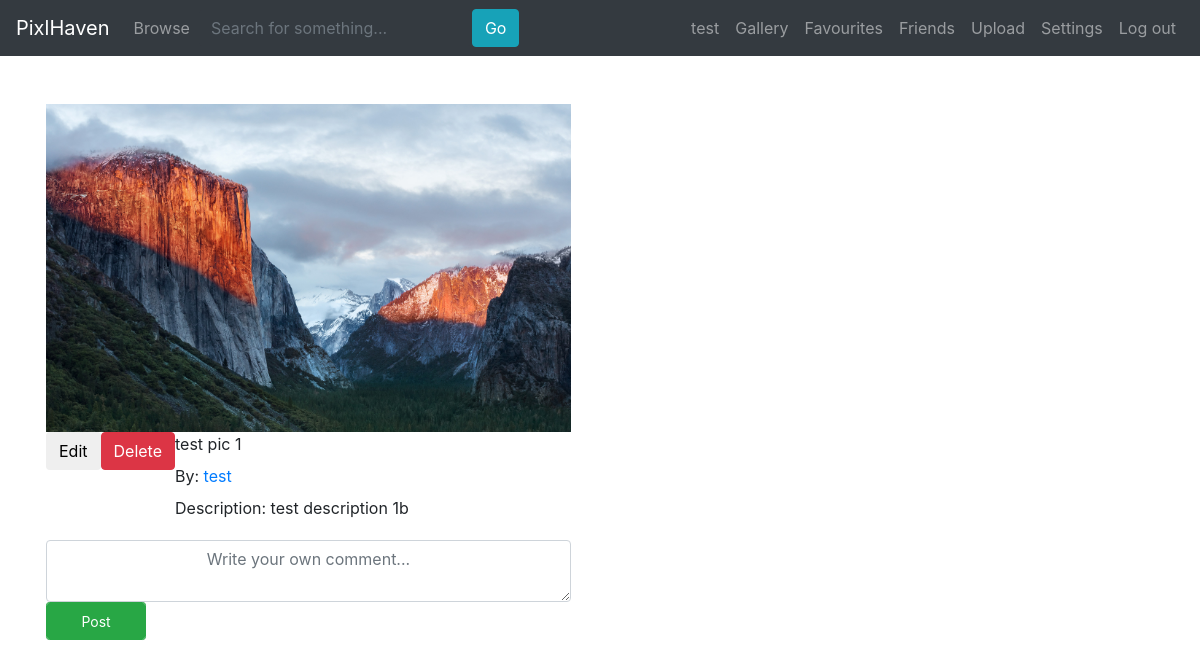
The page /user/test/20181124163747 (signed in) on the database its author committed.
### tables this page shows
CREATE TABLE users (
            username TEXT NOT NULL,
            password TEXT NOT NULL,
            email TEXT NOT NULL,
            date_joined TEXT NOT NULL,
            rank INTEGER DEFAULT 0,
            description TEXT,
            PRIMARY KEY (username)
        );

CREATE TABLE gallery (
            username TEXT NOT NULL,
            date_uploaded TEXT NOT NULL,
            title TEXT NOT NULL,
            description TEXT,
            PRIMARY KEY (username, date_uploaded),
            FOREIGN KEY (username) REFERENCES users (username)
        );

### main.py (the view, shortened to what this page needs)
@app.route('/user/<urluser>/<urltitle>', methods=['GET', 'POST'])
def picture(urluser=None, urltitle=None):
    picture = get_picture(urluser, urltitle)
    if not picture:
        return redirect(url_for('user', urluser=urluser))
    comments = get_comments(urluser, urltitle)
    favourites = []
    if logged_in():
        fav = get_favourites(get_user()['username'])
        if fav:
            for f in fav:
                favourites.append(f['author'] + f['date_uploaded'])
    return render_template('picture.html', pagetitle=urltitle, user=get_user(), picture=picture, comments=comments, favourites=favourites)

### database.py (called while the page is built, shortened)
def get_user(username):
    table_get_user = 'SELECT username, password, email, date_joined, rank, description FROM users WHERE username = ?;'
    conn = sqlite3.connect(db_file)
    cur = conn.cursor()
    cur.execute(table_get_user, [username])
    u = cur.fetchone()
    cur.close()
    conn.commit()
    conn.close()
    if not u:
        return None
    return {
        'username': u[0],
        'password': u[1],
        'email': u[2],
        'date_joined': u[3],
        'rank': u[4],
        'description': u[5]
    }

def get_picture(username, date):
    table_get_picture = 'SELECT username, date_uploaded, title, description FROM gallery WHERE username = ? AND date_uploaded = ?;'
    conn = sqlite3.connect(db_file)
    cur = conn.cursor()
    cur.execute(table_get_picture, [username, date])
    p = cur.fetchone()
    cur.close()
    conn.commit()
    conn.close()
    if not p:
        return None
    return {
        'author': p[0],
        'date_uploaded': p[1],
        'title': p[2],
        'description': p[3]
    }

def get_favourites(username):
    table_get_favourites = 'SELECT username, author, date_uploaded, date_added FROM favourites WHERE username = ? ORDER BY date_added DESC;'
    conn = sqlite3.connect(db_file)
    cur = conn.cursor()
    cur.execute(table_get_favourites, [username])
    favourites = cur.fetchall()
    cur.close()
    conn.commit()
    conn.close()
    if not favourites:
        return None
    output = []
    for f in favourites:
        output.append({
            'username': f[0],
            'author': f[1],
            'date_uploaded': f[2],
            'date_added': f[3]
        })
    return output

def get_comments(author, date_uploaded):
    table_get_comments = 'SELECT username, author, date_uploaded, date_added, message FROM comments WHERE author = ? AND date_uploaded = ? ORDER BY date_added DESC;'
    conn = sqlite3.connect(db_file)
    cur = conn.cursor()
    cur.execute(table_get_comments, [author, date_uploaded])
    comments = cur.fetchall()
    cur.close()
    conn.commit()
    conn.close()
    if not comments:
        return None

### main.py (called while the page is built)
def get_formatted_time(etime):
    return datetime.utcfromtimestamp(etime).strftime('%H:%M %d-%m-%Y')

def get_epoch_time(ftime):
    return time.mktime(time.strptime(ftime, '%Y%m%d%H%M%S'))

def logged_in():
    return 'username' in session

### templates/picture.html (shortened to what this page needs)
{% extends 'base.html' %}
{% block content %}
<div class="col settings-centre">
    <div class="row">
        <img src="{{ picture['file'] }}" width="100%">
    </div>
    <div class="row">
        {% if user %}
        {% if user['username'] == picture['author'] %}
        <a href="{{ url_for('edit', urluser=picture['author'], urltitle=picture['date_uploaded']) }}"><button class="btn">Edit</button></a>
        {% endif %}
        {% if user['username'] == picture['author'] or user['rank'] > 0 %}
        <a href="{{ url_for('remove_picture', urluser=picture['author'], urltitle=picture['date_uploaded']) }}"><button class="btn btn-danger">Delete</button></a>
        {% endif %}
        {% endif %}
        <div class="col">
            <div class="row">
                <label>{{ picture['title'] }}</label>
            </div>
            <div class="row">
                <label>By: <a href="{{ url_for('user', urluser=picture['author']) }}">{{ picture['author'] }}</a></label>
            </div>
            <div class="row">
                <p>Description: {{ picture['description'] }}</p>
            </div>
        </div>
    </div>
    <div class="row">
        <form method="POST">
            <textarea class="form-control form-text text-center" cols="64" name="message" placeholder="Write your own comment..." rows="2" required></textarea>
            <button class="btn btn-sm btn-success form-control" style="max-width: 100px;" type="submit">Post</button>
        </form>
    </div>
    <div class="row">
    </div>
</div>
{% endblock %}

### templates/base.html (shortened to what this page needs)
<!DOCTYPE html>
<html>
	<head>
		<link rel="stylesheet" href="https://stackpath.bootstrapcdn.com/bootstrap/4.1.3/css/bootstrap.min.css">
		<link rel="stylesheet" href="{{ url_for('static', filename='css/base.css') }}">
	</head>
	<body>
		<nav class="navbar navbar-expand-lg navbar-dark bg-dark">
			<a class="navbar-brand" href="{{ url_for('home') }}">PixlHaven</a>
			<div class="collapse navbar-collapse" id="navbarSupportedContent">
				<ul class="navbar-nav mr-auto">
					<a class="nav-link" href="{{ url_for('browse') }}">Browse</a>
					<form class="navbar-form navbar-left form-inline my-2 my-lg-0" action="/search/" method="post" name="form">
						<div class="form-group">
							<input type="text" class="btn-dark form-search form-control" name="search" id="search" placeholder="Search for something...">
						</div>
						<button type="submit" name="submit" id="submit" class="btn btn-info">Go</button>
					</form>
				</ul>
				<ul class="navbar-nav">
					{% if user %}
					<a class="nav-link" href="{{ url_for('user', urluser=user['username']) }}">{{ user['username'] }}</a>
					<a class="nav-link" href="{{ url_for('gallery', urluser=user['username']) }}">Gallery</a>
					<a class="nav-link" href="{{ url_for('favourites', urluser=user['username']) }}">Favourites</a>
					<a class="nav-link" href="{{ url_for('friends', urluser=user['username']) }}">Friends</a>
					<a class="nav-link" href="{{ url_for('upload') }}">Upload</a>
					<a class="nav-link" href="{{ url_for('settings') }}">Settings</a>
					<a class="nav-link" href="{{ url_for('logout') }}">Log out</a>
					{% else %}
					<a class="nav-link" href="{{ url_for('login') }}">Log in</a>
					<a class="nav-link" href="{{ url_for('register') }}">Register</a>
					{% endif %}
				</ul>
			</div>
		</nav>
		<main role="main" class="container">
			{% block content %}
			{% endblock %}
		</main>
	</body>
</html>

### static/css/base.css (style rules this page uses)
main { margin: 32px }
.settings-centre { display: inline-block; margin: 8px; max-width: 511px; padding: 8px; }

### rows shown on the page
users: username "test"
gallery: title "test pic 1", author "test", description "test description 1b"
